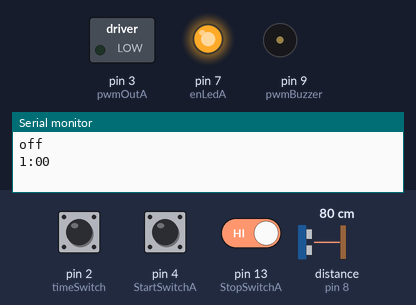
A sketch run on a simulated Arduino Uno, built with avr-gcc and run on an emulated ATmega328P. On the bench: switched loads named in the sketch (green lamp = pin HIGH), output pins drawn as LEDs (lit = HIGH), buzzer (waves = sounding), the last lines printed to the serial monitor. The inputs (shaded band) are chosen by the test bench; at power-on: pin 4 (StartSwitchA) HIGH, pin 13 (StopSwitchA) HIGH, pin 2 (timeSwitch) HIGH, distance to the obstacle (sensor on pin 8) 80 cm. The echo pulse lasts 58.3 µs per cm.

Above: at 1.2 s.
1.3 s: pin 4 (StartSwitchA) pulled LOW for 0.15 s
At 1.6 s:
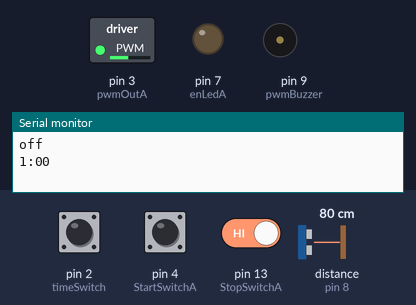
4.4 s: pin 4 (StartSwitchA) pulled LOW for 1 s
At 5.1 s:
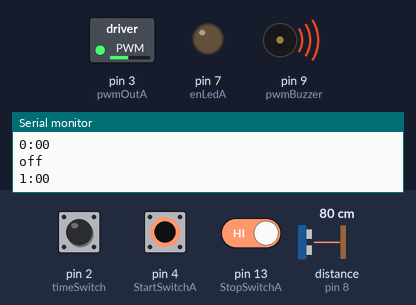
7.9 s: pin 4 (StartSwitchA) driven LOW and pin 13 (StopSwitchA) driven LOW
At 8.8 s:
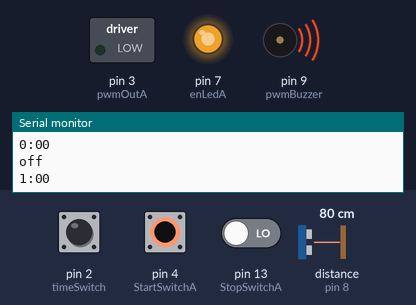
9.4 s: pin 13 (StopSwitchA) driven HIGH
At 11.2 s:
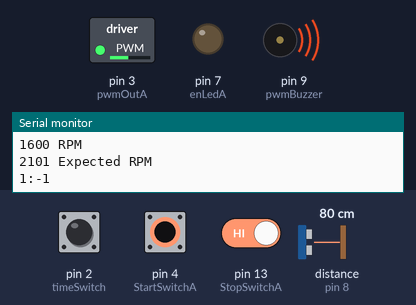
12.4 s: pin 4 (StartSwitchA) driven HIGH
At 13.4 s:
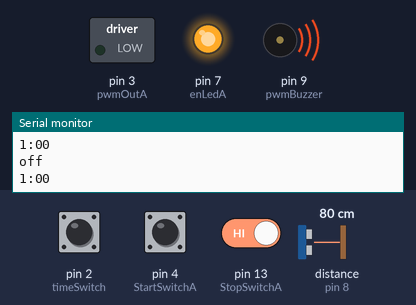
13.9 s: pin 4 (StartSwitchA) driven LOW
At 14.7 s:
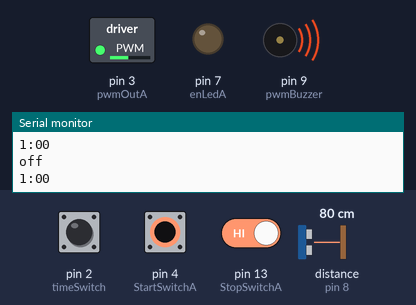
Timing chart, 0 to 16.9 s (numbered marks = the images above; inputs shaded):
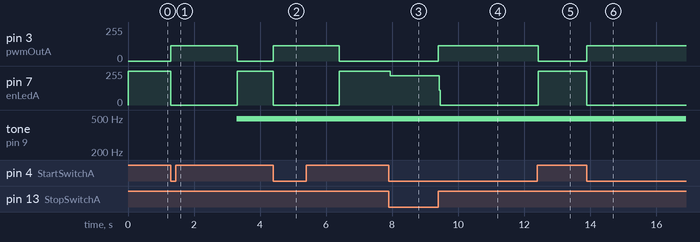

Measured:
- after the input at 1.3 s, pin 3 (pwmOutA): 0/255 → 115/255 at once, → 0/255 2.0 s later; pin 7 (enLedA): 255/255 → 0/255 at once, → 255/255 2.0 s later; tone on pin 9 (pwmBuzzer): silent → 490 Hz after 2.0 s
- after the input at 4.4 s, pin 3 (pwmOutA): 0/255 → 115/255 at once, → 0/255 2.0 s later; pin 7 (enLedA): 255/255 → 0/255 at once, → 255/255 2.0 s later
- after the input at 7.9 s, pin 7 (enLedA): 255/255 → 219/255 at once
- after the input at 9.4 s, pin 3 (pwmOutA): 0/255 → 115/255 at once; pin 7 (enLedA): 219/255 → 0/255 at once
- after the input at 12.4 s, pin 3 (pwmOutA): 115/255 → 0/255 at once; pin 7 (enLedA): 0/255 → 255/255 at once
- after the input at 13.9 s, pin 3 (pwmOutA): 0/255 → 115/255 at once; pin 7 (enLedA): 255/255 → 0/255 at once

The sketch:

Centrifuge_3.0.ino
```cpp
//Frequency and RPM tachometer

#define pwmBuzzer 9                       //alarm
#define timeSwitch 2                      //45 mins or 90 minute count down timer
#define hallSensorA 8                     //this has to be pin 8 ICP1 (timer capture pin)
#define pwmOutB 10                        //motor
#define pwmOutA 3
#define StartSwitchA 4                    //Start A
#define StartSwitchB 5
#define StopSwitchA 12                    //Stop A
#define StopSwitchA 13
#define enLedA 11
#define enLedA 7

unsigned long millisK;
unsigned int pulseHighA;                                   // Integer variable to capture High time of the incoming pulse
unsigned int pulseLowA;                                    // Integer variable to capture Low time of the incoming pulse
unsigned int pulseTotalA;                                  // Float variable to capture Total time of the incoming pulse
unsigned int frequencyA;                                   // Calculated Frequency
int dutyCycleA;
unsigned int rpmA;
int secondsA;
int minutesA;
int eRPMA;
int dCycleA;
int errorA;
int val1;
int val2;
int val3;
int val4;


void setup() {

  //TCCR1B = TCCR1B & B11111000 | B00000010;                // for PWM frequency of 3921.16 Hz
  TCCR2B = TCCR2B & B11111000 | B00000010;                //for PWM frequency of 3921.16 Hz
  pinMode(hallSensorA, INPUT);                             //(increaing pwm frequency helped with accuracy) added 0.1uF to smooth out ripple
  pinMode(pwmOutA, OUTPUT);
  pinMode(pwmBuzzer, OUTPUT);
  pinMode(StartSwitchA, INPUT);
  pinMode(StopSwitchA, INPUT);
  pinMode(timeSwitch, INPUT);
  pinMode(enLedA, OUTPUT);
  digitalWrite (enLedA, HIGH);
  millisK = millis() + 1000;
  Serial.begin(57600);                                    //Intiates Serial communications

}


void loop() {


  val1 = digitalRead(StartSwitchA);
  val2 = digitalRead(timeSwitch);
  val4 = digitalRead(StopSwitchA);

  if (val1 == LOW) {                                          //running, Val1 = Start Switch A
    digitalWrite (enLedA, LOW);
  }
  if (val4 == LOW) {                                          //running, Val1 = Start Switch A
    digitalWrite (enLedA, HIGH);
  }
  val3 = digitalRead(enLedA);                               //val3 = enLedA


  if (val3 == LOW) {                                        //val3 = LED1

    dutyCycleA = 115;                                        //automatic control
    analogWrite(pwmOutA, dutyCycleA);

    pulseHighA = pulseIn(hallSensorA, HIGH);                  //measures high period
    pulseLowA = pulseIn(hallSensorA, LOW);                    //measures low period
    pulseTotalA = pulseHighA + pulseLowA;                      //Time period of the pulse in microsecondsAAA
    frequencyA = 1000000 / pulseTotalA;                       //Frequency in Hertz (Hz)
    rpmA = 750000 / pulseTotalA;                              //frequency converted to RPM //rpm = frequency x 60;
    dCycleA = dutyCycleA / 2.25;                              //duty cycle as a percent
    eRPMA = dCycleA * 41.2;                                   //expect RPM for error detection = duty cycle percent * ratio... DutyCycle% : RPM = 1:44
    errorA = rpmA * 12;                                       //error triggers when RPM is 20% less than expected RPM

    if (errorA < eRPMA) {
      analogWrite(pwmBuzzer, 112);
      Serial.println("error!!!!");
    }

    if (errorA > eRPMA) {
      analogWrite(pwmBuzzer, 000);
    }

    if (millis() > millisK) {                               //countdown timer. try to keep things in if statements to reduce processing power
      secondsA -= 1;
      millisK = millisK + 1000;

      Serial.print(frequencyA);                              //range seems to be anything above 15Hz (940RPM)
      Serial.println(" Hz");
      Serial.print(dCycleA);
      Serial.println("% Duty Cycle");
      Serial.print(errorA);
      Serial.println(" Error");
      Serial.print(rpmA);
      Serial.print("0");
      Serial.println(" RPM");
      Serial.print(eRPMA);
      Serial.println(" Expected RPM");
      Serial.print(minutesA);                              //range seems to be anything above 15Hz (940RPM)
      Serial.print(":");
      Serial.println(secondsA);

      if ((minutesA == 0) && (secondsA == 0)) {
        digitalWrite (enLedA, HIGH);
      }
      if (val1 == LOW) {
        digitalWrite (enLedA, HIGH);
      }
    }

    if (secondsA < 1) {
      secondsA = 60;
      minutesA -= 1;
    }
  }


  if ((val1 == HIGH) && (val3 == HIGH)) {                     //standby state       val1=sw1   val3=LED1

    if (millis() > millisK) {                               //countdown timer. try to keep things in if statements to reduce processing power
      secondsA += 1;
      millisK = millisK + 1000;
      Serial.println("off");
      Serial.print(minutesA);                                //range seems to be anything above 15Hz (940RPM)
      Serial.println(":00");
      analogWrite(pwmOutA, 0);
    }

    if (val2 == LOW) {
      minutesA = 2;
    }
    if (val2 == HIGH) {
      minutesA = 1;
    }
    secondsA = 0;
  }
}
```
